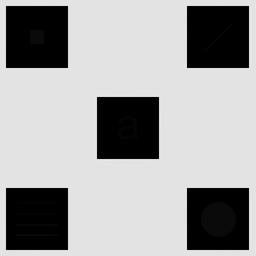
#> input picture db/squares_noisy.tif, 256 x 256 px, shrunk from 512 x 512 before the run
$ jupyter execute T04_4_2.ipynb
#> lines starting #> are read from the running program, lines starting #| are printed output that depends on the picture
# Local Histogram Equalization

[cell 1]
import cv2
import matplotlib.pyplot as plt
import numpy as np

### Statistics

[cell 2]
# Windows are identified by numbers from 0 to end


#calcs the data's mean
def calcMean(data, prob):
    mean = 0
    for i in range(256):
        mean = mean + i*prob[i]
    return mean

#Gets the Window's data based on Window_number
def getWindowData(data,size, neigh_no):
    height,width = img.shape[:2]
    many_by_line = width/size
    center_x = int(size//2 + size * (neigh_no // many_by_line))
    center_y = int(size//2 + size * (neigh_no % many_by_line))
    data2 = data[ center_x - size//2:center_x + 1+  size//2 ,
                 center_y - size//2:center_y + 1+  size//2]
    return data2

#Gets the Window's No based on Pixel Coordinates
def getwindowNo(data,size, x, y):
    height,width = data.shape[:2]
    col = y//size
    line = x//size
    windowsByLine = width //size
    windowsPastLines = line * windowsByLine
    return windowsPastLines + col

#Gets a dictionary with the probability array
def calcProbabilityArray(data):
    height,width = img.shape[:2]
    unique, counts = np.unique(data, return_counts=True) #Pixel Value, Frequency of Pixel Value
    N = height * width # Number of Pixels
    counts = counts / N # Probability of each pixel value.
    dic  = {k:0 for k in range(256)}
    for i in range(len(counts)):
        dic[unique[i]] = counts[i]
    return dic

# Calcs the Nth moment
def calcNthMoment(data, n, mean, prob):
    moment = 0
    for i in range(256):
        moment = moment + prob[i]*(i -mean)**n
    return moment

#Calcs the data's variance
def calcVariance(data, mean, prob):
    return calcNthMoment(data,2, mean, prob)

#Calcs the data's standard deviation
def calcSD(data,  mean, prob):
    return calcVariance(data, mean, prob)**(1/2)

# Returns the new value for a given pixel
def equalizePixel(x,y, data, size):

    global dataLib
    global meanLib
    global probLib
    global sdLib
    global k0,p_g,m_g ,k1,k2,sd_g,k3,C

    #Determines in what window the given pixel is
    windowNo =getwindowNo(data, size, x,y)

    #If not already computed, computes all statistical data for the curr windown.
    if (windowNo not in dataLib):
        dataLib[windowNo] = getWindowData(data, size, windowNo)
    if (windowNo not in probLib):
        probLib[windowNo] = calcProbabilityArray(dataLib[windowNo])
    if (windowNo not in meanLib):
        meanLib[windowNo] = calcMean(dataLib[windowNo], probLib[windowNo])
    if (windowNo not in sdLib):
        sdLib[windowNo] = calcSD(data, meanLib[windowNo], probLib[windowNo])

    # Criteria to decide whether to apply the transformation or not
    if (k0 * m_g <= meanLib[windowNo] and
        meanLib[windowNo]<=k1*m_g and
        k2*sd_g<=sdLib[windowNo] and sdLib[windowNo]<=k3*sd_g ):
        return C * data[x][y]
    return data[x][y]

[cell 3]
N = 3 #Window's size  (NXN)

imgfile = '../../db/squares_noisy.tif'
img= cv2.imread(imgfile, 0)
#> img is the input picture: shape (256, 256); min 0, max 231, mean 160.7
height,width = img.shape[:2]
#> height = 256; width = 256

height = (height//N)*N
#> height = 255
width = (width//N)*N
#> width = 255

#Image is resized so there are enough pixels to make windows without remainder
img = cv2.resize(img,(width, height))
#> img: shape (255, 255)
img2 = np.zeros((height,width), np.uint8)

[cell 4]
#Libs to save computed values, so they're not computed again
meanLib = {} #mean Lib
sdLib = {} # Standard Deviation Lib
dataLib = {} # Window Data Lib
probLib = {} # Probability Array Lib

[cell 5]
#Criteria Constants
k0 = 0
p_g = calcProbabilityArray(img)
#> in calcProbabilityArray, `unique, counts = np.unique(data, return_counts=True)`: unique = 50 values from 0 to 231; counts = 50 values, max 40938 at index 45, min 1 at index 17, mean 1300.5
#> in calcProbabilityArray, `counts = counts / N`: counts = 50 values, max 0.63 at index 45, min 1.54e-05 at index 17, mean 0.02
#> the loop in calcProbabilityArray, `for i in range(len(counts)):` made 50 passes
#> after the loop in calcProbabilityArray, `for i in range(len(counts)):`: dic = 256 items
#> p_g = 256 items
m_g = calcMean(img, p_g)
#> the loop in calcMean, `for i in range(256):` made 256 passes
#> mean on passes 1 to 3: 0, 0.0254, 0.0321
#> after the loop in calcMean, `for i in range(256):`: mean = 160.7
#> m_g = 160.7
k1 = 0.1
k2 = 0
sd_g = calcSD(img, m_g, p_g)
#> the loop in calcNthMoment, `for i in range(256):` made 256 passes
#> moment on passes 1 to 3: 5494.7, 6142.2, 6226.6
#> after the loop in calcNthMoment, `for i in range(256):`: moment = 10404.3
#> sd_g = 102
k3 = 0.1
C = 22.8

[cell 6]
for i in range(height):
    for j in range(width):
        img2[i][j] = equalizePixel(i,j,img,N)
#> this loop made 255 passes
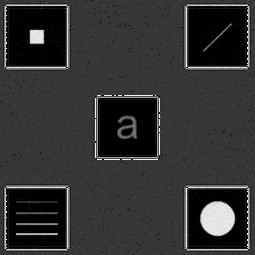
#> img2: shape (255, 255); min 0, max 250, mean 49.9

[cell 7]
plt.figure(figsize=(8,8))
plt.subplot(121), plt.title("Imagem original"), plt.imshow(img, cmap='gray')
plt.subplot(122), plt.title("Local Histogram Equalized"), plt.imshow(img2, cmap='gray')
plt.show()
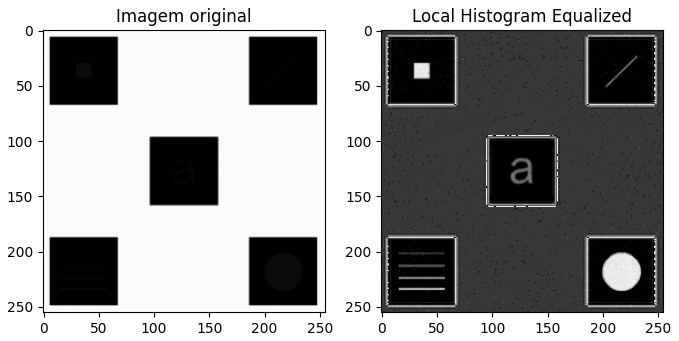
#> figure drawn by matplotlib, 2 panels
